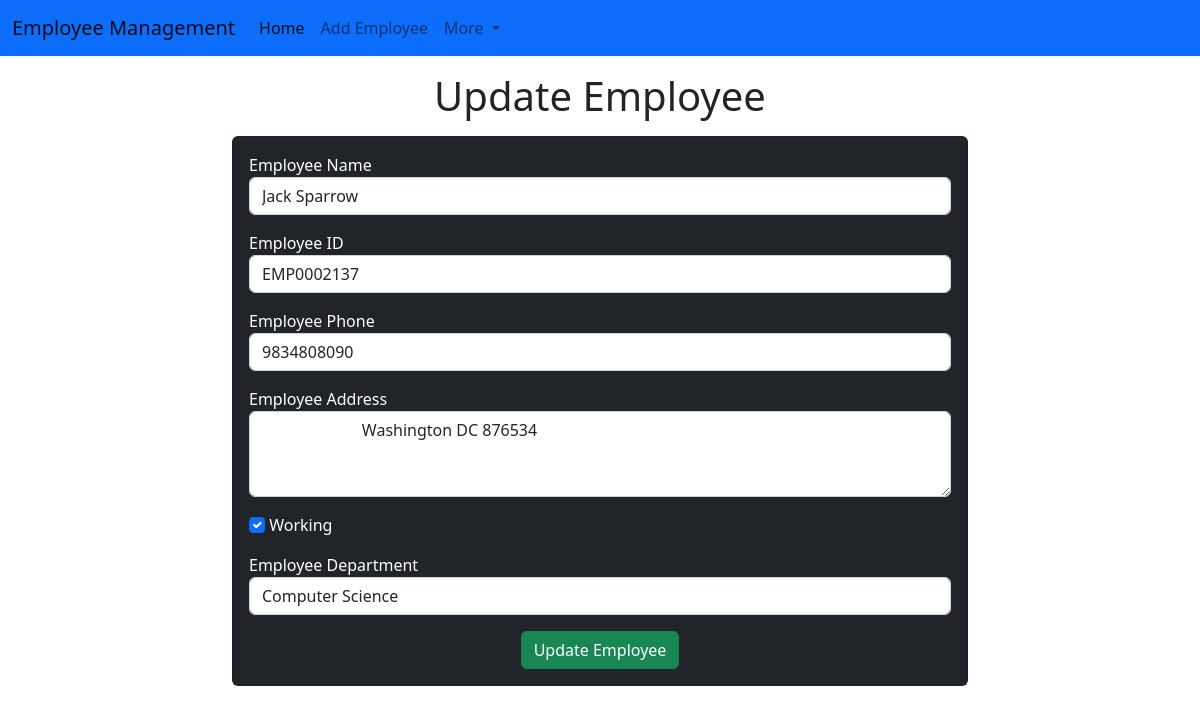
The page /employee/update-emp/4 on the database its author committed.
### emp/models.py (models this page shows)
class Employee(models.Model):
    name = models.CharField(max_length=200)
    emp_id = models.CharField(max_length=200)
    phone = models.CharField(max_length=10)
    address = models.CharField(max_length=150)
    working = models.BooleanField(default=True)
    department = models.CharField(max_length=50)

### emp/views.py (the view)
# urls.py: path("update-emp/<int:emp_id>", update_emp),
def update_emp(request, emp_id):
    emp = Employee.objects.get(pk=emp_id)
    return render(request, "emp/update_emp.html",{
        'emp':emp
    })

### templates/emp/update_emp.html (shortened to what this page needs)
<!DOCTYPE html>
<html lang="en">
  <head>
    <link
      href="https://cdn.jsdelivr.net/npm/bootstrap@5.2.0-beta1/dist/css/bootstrap.min.css"
      rel="stylesheet"
    />
  </head>
  <body>
    {% include 'emp/navbar.html' %}
    <h1 class="text-center my-3">Update Employee</h1>
    <div class="container">
      <div class="row">
        <div class="col-md-8 offset-md-2">
          <div class="card bg-dark text-white">
            <div class="card-body">
              <form action="/employee/do_update_emp/{{emp.id}}" method="POST">
                <div class="mb-3">
                  <label for="name">Employee Name</label>
                  <input
                    id="name"
                    type="text"
                    class="form-control"
                    placeholder="Ex. Jackson Ray"
                    name="emp_name"
                    value="{{emp.name}}"
                  />
                </div>
                <div class="mb-3">
                  <label for="id">Employee ID</label>
                  <input
                    id="id"
                    type="text"
                    class="form-control"
                    placeholder="Ex. 23541"
                    name="emp_id"
                    value="{{emp.emp_id}}"
                  />
                </div>
                <div class="mb-3">
                  <label for="phone">Employee Phone</label>
                  <input
                    id="phone"
                    type="text"
                    class="form-control"
                    placeholder="Ex. 9876346523"
                    name="emp_phone"
                    value="{{emp.phone}}"
                  />
                </div>
                <div class="mb-3">
                    <label for="address">Employee Address</label>
                    <textarea
                        rows="3"
                        id="address"
                        type="text"
                        class="form-control"
                        placeholder="Mumbai, West-213456"
                        name="emp_address">
                        {{emp.address}}
                    </textarea>
                </div>
                <div class="mb-3">
                  <input
                    {%
                    if
                    emp.working
                    %}
                    checked
                    {%
                    endif
                    %}
                    type="checkbox"
                    name="emp_working"
                    id="working"
                    class="form-check-input"
                    value="{{emp.working}}"
                  />
                  <label for="working">Working</label>
                </div>
                <div class="mb-3">
                  <label for="department">Employee Department</label>
                  <select
                    name="emp_department"
                    id="department"
                    class="form-control"
                    value="{{emp.department}}"
                  >
                    <option value="CS">Computer Science</option>
                  </select>
                </div>
                <div class="container text-center">
                  <button class="btn btn-success">Update Employee</button>
                </div>
              </form>
            </div>
          </div>
        </div>
      </div>
    </div>
  </body>
</html>

### rows shown on the page
Employee: emp_name "Jack Sparrow", emp_id "EMP0002137", emp_phone "9834808090", emp_address "Washington DC 876534", emp_department "Computer Science"
